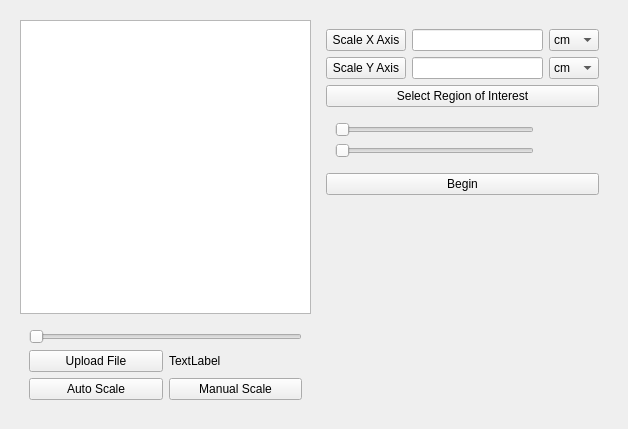
<?xml version="1.0" encoding="UTF-8"?>
<ui version="4.0">
 <class>ScalingTool</class>
 <widget class="QWidget" name="ScalingTool">
  <property name="geometry">
   <rect>
    <x>0</x>
    <y>0</y>
    <width>628</width>
    <height>429</height>
   </rect>
  </property>
  <property name="windowTitle">
   <string>Form</string>
  </property>
  <layout class="QGridLayout" name="gridLayout_2">
   <item row="1" column="0">
    <widget class="QStackedWidget" name="stackedWidget">
     <widget class="QWidget" name="ManualScale">
      <layout class="QGridLayout" name="gridLayout">
       <item row="1" column="0">
        <widget class="QWidget" name="widget" native="true">
         <layout class="QGridLayout" name="gridLayout_8">
          <item row="2" column="0">
           <widget class="QPushButton" name="AutoButton2">
            <property name="text">
             <string>Auto Scale</string>
            </property>
           </widget>
          </item>
          <item row="2" column="1">
           <widget class="QPushButton" name="manualButton2">
            <property name="text">
             <string>Manual Scale</string>
            </property>
           </widget>
          </item>
          <item row="1" column="1">
           <widget class="QLabel" name="FileLabel">
            <property name="text">
             <string>TextLabel</string>
            </property>
           </widget>
          </item>
          <item row="1" column="0">
           <widget class="QPushButton" name="pushButton_2">
            <property name="text">
             <string>Upload File</string>
            </property>
           </widget>
          </item>
          <item row="0" column="0" colspan="2">
           <widget class="QSlider" name="VideoScroll">
            <property name="orientation">
             <enum>Qt::Orientation::Horizontal</enum>
            </property>
           </widget>
          </item>
         </layout>
        </widget>
       </item>
       <item row="0" column="0">
        <widget class="QGraphicsView" name="FileViewWindow"/>
       </item>
       <item row="0" column="1">
        <widget class="QStackedWidget" name="EditPanel">
         <widget class="QWidget" name="page">
          <layout class="QGridLayout" name="gridLayout_7">
           <item row="1" column="1">
            <widget class="QLineEdit" name="ScaleYEdit"/>
           </item>
           <item row="4" column="0" colspan="2">
            <widget class="QWidget" name="widget_2" native="true">
             <layout class="QVBoxLayout" name="verticalLayout">
              <item>
               <widget class="QSlider" name="LeftCrop">
                <property name="orientation">
                 <enum>Qt::Orientation::Horizontal</enum>
                </property>
               </widget>
              </item>
              <item>
               <widget class="QSlider" name="RightCrop">
                <property name="orientation">
                 <enum>Qt::Orientation::Horizontal</enum>
                </property>
               </widget>
              </item>
             </layout>
            </widget>
           </item>
           <item row="1" column="0">
            <widget class="QPushButton" name="scaleYButton">
             <property name="text">
              <string>Scale Y Axis</string>
             </property>
            </widget>
           </item>
           <item row="3" column="0" colspan="3">
            <widget class="QPushButton" name="ROIButton">
             <property name="text">
              <string>Select Region of Interest</string>
             </property>
            </widget>
           </item>
           <item row="0" column="2">
            <widget class="QComboBox" name="xComboBox">
             <item>
              <property name="text">
               <string>cm</string>
              </property>
             </item>
             <item>
              <property name="text">
               <string>mm</string>
              </property>
             </item>
             <item>
              <property name="text">
               <string>in</string>
              </property>
             </item>
            </widget>
           </item>
           <item row="0" column="0">
            <widget class="QPushButton" name="pushButton">
             <property name="text">
              <string>Scale X Axis</string>
             </property>
            </widget>
           </item>
           <item row="1" column="2">
            <widget class="QComboBox" name="yComboBox">
             <item>
              <property name="text">
               <string>cm</string>
              </property>
             </item>
             <item>
              <property name="text">
               <string>mm</string>
              </property>
             </item>
             <item>
              <property name="text">
               <string>in</string>
              </property>
             </item>
            </widget>
           </item>
           <item row="0" column="1">
            <widget class="QLineEdit" name="ScaleXEdit"/>
           </item>
           <item row="5" column="0" colspan="3">
            <widget class="QPushButton" name="BeginButton">
             <property name="text">
              <string>Begin</string>
             </property>
            </widget>
           </item>
           <item row="6" column="1">
            <spacer name="verticalSpacer">
             <property name="orientation">
              <enum>Qt::Orientation::Vertical</enum>
             </property>
             <property name="sizeHint" stdset="0">
              <size>
               <width>20</width>
               <height>40</height>
              </size>
             </property>
            </spacer>
           </item>
          </layout>
         </widget>
         <widget class="QWidget" name="page_6">
          <layout class="QGridLayout" name="gridLayout_9">
           <item row="0" column="0">
            <widget class="QTabWidget" name="tabWidget">
             <property name="currentIndex">
              <number>0</number>
             </property>
             <widget class="QWidget" name="Speed">
              <attribute name="title">
               <string>Speed Tracking</string>
              </attribute>
              <layout class="QGridLayout" name="gridLayout_10">
               <item row="1" column="1">
                <widget class="QSlider" name="BlackSlider">
                 <property name="orientation">
                  <enum>Qt::Orientation::Horizontal</enum>
                 </property>
                </widget>
               </item>
               <item row="1" column="2">
                <widget class="QLabel" name="BlackVal">
                 <property name="text">
                  <string>TextLabel</string>
                 </property>
                </widget>
               </item>
               <item row="3" column="1">
                <widget class="QSlider" name="horizontalSlider">
                 <property name="orientation">
                  <enum>Qt::Orientation::Horizontal</enum>
                 </property>
                </widget>
               </item>
               <item row="5" column="1">
                <spacer name="verticalSpacer_2">
                 <property name="orientation">
                  <enum>Qt::Orientation::Vertical</enum>
                 </property>
                 <property name="sizeHint" stdset="0">
                  <size>
                   <width>20</width>
                   <height>40</height>
                  </size>
                 </property>
                </spacer>
               </item>
               <item row="2" column="2">
                <widget class="QLabel" name="WhiteVal">
                 <property name="text">
                  <string>TextLabel</string>
                 </property>
                </widget>
               </item>
               <item row="2" column="0">
                <widget class="QLabel" name="label_4">
                 <property name="text">
                  <string>Clip White</string>
                 </property>
                </widget>
               </item>
               <item row="2" column="1">
                <widget class="QSlider" name="WhiteSlider">
                 <property name="orientation">
                  <enum>Qt::Orientation::Horizontal</enum>
                 </property>
                </widget>
               </item>
               <item row="4" column="1">
                <widget class="QPushButton" name="pushButton_4">
                 <property name="text">
                  <string>Detect Circles</string>
                 </property>
                </widget>
               </item>
               <item row="1" column="0">
                <widget class="QLabel" name="label_3">
                 <property name="text">
                  <string>Clip Black</string>
                 </property>
                </widget>
               </item>
              </layout>
             </widget>
             <widget class="QWidget" name="Area">
              <attribute name="title">
               <string>Area Tracking</string>
              </attribute>
             </widget>
            </widget>
           </item>
          </layout>
         </widget>
         <widget class="QWidget" name="page_3">
          <layout class="QGridLayout" name="gridLayout_6">
           <item row="0" column="0">
            <widget class="QPushButton" name="pushButton_7">
             <property name="text">
              <string>Run Circle Detection</string>
             </property>
            </widget>
           </item>
          </layout>
         </widget>
        </widget>
       </item>
      </layout>
     </widget>
     <widget class="QWidget" name="ProcessingTools">
      <layout class="QGridLayout" name="gridLayout_4">
       <item row="1" column="1">
        <widget class="QPushButton" name="AreaButton">
         <property name="text">
          <string>Burned Area</string>
         </property>
        </widget>
       </item>
       <item row="1" column="0">
        <widget class="QPushButton" name="SpeedButton">
         <property name="text">
          <string>Speed Tracking</string>
         </property>
        </widget>
       </item>
       <item row="0" column="0" colspan="2">
        <widget class="QGraphicsView" name="graphicsView"/>
       </item>
       <item row="2" column="0">
        <widget class="QPushButton" name="pushButton_5">
         <property name="text">
          <string>PushButton</string>
         </property>
        </widget>
       </item>
       <item row="2" column="1">
        <widget class="QPushButton" name="pushButton_6">
         <property name="text">
          <string>PushButton</string>
         </property>
        </widget>
       </item>
      </layout>
     </widget>
     <widget class="QWidget" name="page_2">
      <layout class="QGridLayout" name="gridLayout_3">
       <item row="0" column="0">
        <widget class="QPushButton" name="pushButton_3">
         <property name="text">
          <string>Auto detect to be implemented</string>
         </property>
        </widget>
       </item>
      </layout>
     </widget>
     <widget class="QWidget" name="ScaleTools">
      <layout class="QGridLayout" name="gridLayout_5">
       <item row="0" column="0">
        <widget class="QPushButton" name="AutoDetectButton">
         <property name="text">
          <string>Auto Detect Scale</string>
         </property>
        </widget>
       </item>
       <item row="0" column="1">
        <widget class="QPushButton" name="manualButton">
         <property name="text">
          <string>Manual Scale</string>
         </property>
        </widget>
       </item>
      </layout>
     </widget>
    </widget>
   </item>
  </layout>
 </widget>
 <resources/>
 <connections/>
</ui>
